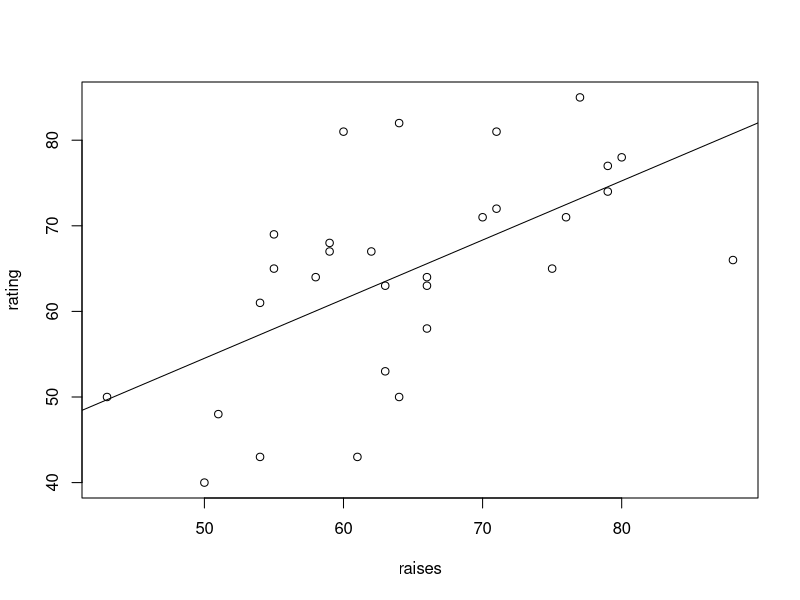

Source code (R): (Note: this script raises an error after producing the figure.)
attach(attitude)
?attitude #Look up metodata
cor.test(raises, rating)
plot(raises, rating)
abline(lm(rating~raises))

attach(beaver1)
?beaver1
cor.test(time,temp) #There is a significant positive correlation between beaver body temperature and time of day (R=0.439, df=112, p-value = 1.031e-06).

attach(Orange)
View(Orange)
treemod <- lm(circumference ~ age)
summary(treemod) #There is a significant positive linear relationship between orange circumference and age (F-166.4, df=(1, 33), p-value<0.001) #second line of the figure caption

attach(anscombe)
anscom <- lm(x2 ~ y3)
summary(anscom) #There is a significant positive linear relationship between x2 and y3 (F-17.97, df=(1, 9), p-value<0.05)

attach(sleep)
var.test(extra ~ group, alternative=c("two.sided"), ratio=1)
#Variance between the two groups is the same (p-value>0.05)

#When variance is equal
t.test(extra ~ group, alternative=c("two.sided"), paired=FALSE, var.equal=TRUE)
#We fail to reject the null hypothesis, that there is a significant difference in the variances between the two groups.

attach(ToothGrowth)
var.test(len~supp, alternative=c("two.sided"), ratio=1)
#Variance between the two groups is the same (p-value>0.05)

t.test(len~supp, alternative=c("two.sided"), paired=FALSE, var.equal=TRUE)

attach(iris)
irismod <- aov(Petal.Length ~ Species)
summary(irismod)
TukeyHSD(irismod)

attach(chickwts)
chickwts <- aov(weight~feed)
summary(chickwts)
TukeyHSD(chickwts)
#Meatmeal and caesin equally as good because p-value>0.05 (fail to reject the null hypothesis)
#Negative means difference
#horsebean, linseed, soybean significant
#Post-hoc Tukey HSD shows significant weight difference between two feeds, where casein is a better feed to increase the weight than horsebean, linseed, and soybean (p<0.05). Meatmeal and sunflower are equally as good (p>0.05).
